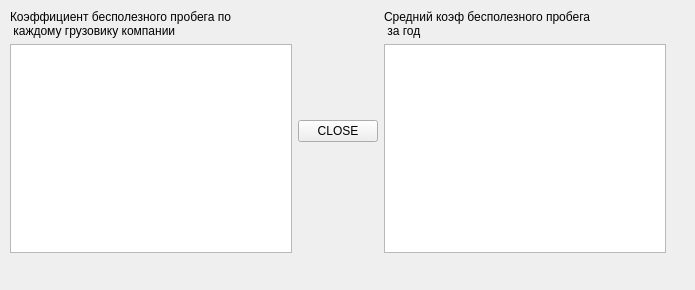
<?xml version="1.0" encoding="UTF-8"?>
<ui version="4.0">
 <class>report1</class>
 <widget class="QWidget" name="report1">
  <property name="geometry">
   <rect>
    <x>0</x>
    <y>0</y>
    <width>695</width>
    <height>290</height>
   </rect>
  </property>
  <property name="windowTitle">
   <string>Form</string>
  </property>
  <widget class="QWidget" name="">
   <property name="geometry">
    <rect>
     <x>10</x>
     <y>10</y>
     <width>656</width>
     <height>243</height>
    </rect>
   </property>
   <layout class="QHBoxLayout" name="horizontalLayout">
    <item>
     <layout class="QVBoxLayout" name="verticalLayout_2">
      <item>
       <widget class="QLabel" name="label">
        <property name="text">
         <string>Коэффициент бесполезного пробега по
 каждому грузовику компании</string>
        </property>
       </widget>
      </item>
      <item>
       <widget class="QTableView" name="tableView"/>
      </item>
     </layout>
    </item>
    <item>
     <widget class="QPushButton" name="pushButton">
      <property name="text">
       <string>CLOSE</string>
      </property>
     </widget>
    </item>
    <item>
     <layout class="QVBoxLayout" name="verticalLayout">
      <item>
       <widget class="QLabel" name="label_2">
        <property name="text">
         <string>Средний коэф бесполезного пробега
 за год</string>
        </property>
       </widget>
      </item>
      <item>
       <widget class="QTableView" name="tableView_2"/>
      </item>
     </layout>
    </item>
   </layout>
  </widget>
 </widget>
 <resources/>
 <connections/>
</ui>
